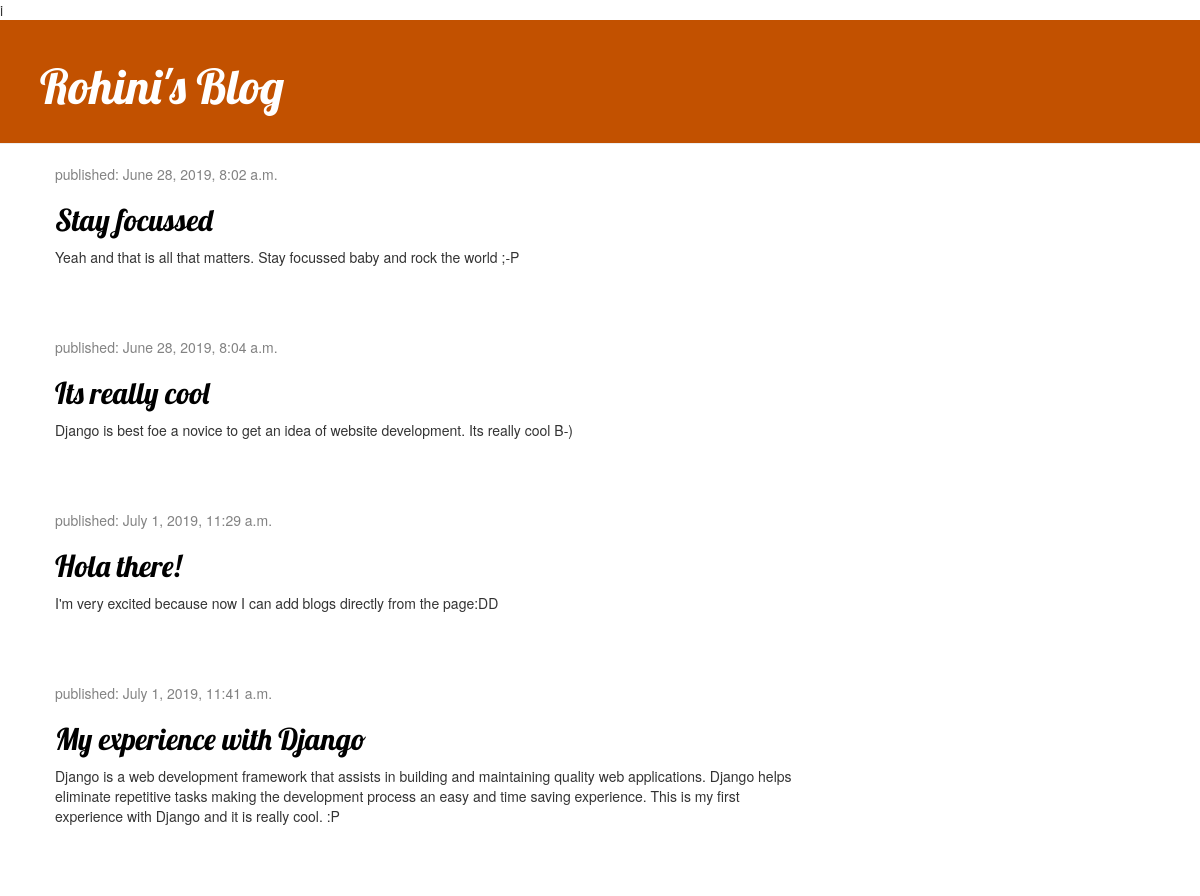
The page / on the database its author committed.
### blog/models.py (models this page shows, shortened)
class Post(models.Model):
    author = models.ForeignKey(settings.AUTH_USER_MODEL, on_delete=models.CASCADE)
    title = models.CharField(max_length=200)
    text = models.TextField()
    created_date = models.DateTimeField(default=timezone.now)
    published_date = models.DateTimeField(blank=True, null=True)

### blog/views.py (the view)
# urls.py: path('', views.post_list, name='post_list'),
def post_list(request):
    posts=Post.objects.filter(published_date__lte=timezone.now()).order_by('published_date')
    return render(request, 'blog/post_list.html', {'posts': posts})

### blog/templates/blog/post_list.html
i{% extends 'blog/base.html' %}
{% block content %}
 	{% for post in posts %}
               		<div class="post">
                   		 <div class="date">
                        			<p>published: {{ post.published_date }}</p>
                   		 </div>
                   				 <h2><a href="{% url 'post_detail' pk=post.pk %}">{{ post.title }}</a></h2>
                   			         <p>{{ post.text|linebreaksbr }}</p>
               		</div>
          {% endfor %}
{% endblock %}

### blog/templates/blog/base.html (shortened to what this page needs)
{% load static %}
<html>
    <head>
        <link rel="stylesheet" href="//maxcdn.bootstrapcdn.com/bootstrap/3.2.0/css/bootstrap.min.css">
        <link rel="stylesheet" href="//maxcdn.bootstrapcdn.com/bootstrap/3.2.0/css/bootstrap-theme.min.css">
        <link rel="stylesheet" href="{% static 'css/blog.css' %}">
    </head>
   <body>
    <div class="page-header">
            <h1><a href="/">Rohini's Blog</a></h1>
    </div>
    <div class="content container">
        <div class="row">
            <div class="col-md-8">
            {% block content %}
            {% endblock %}
            </div>
        </div>
    </div>
</body>
</html>

### blog/static/css/blog.css (style rules this page uses)
.page-header { background-color: #C25100; margin-top: 0; padding: 20px 20px 20px 40px; }
.page-header h1, .page-header h1 a, .page-header h1 a:visited, .page-header h1 a:active { color: #ffffff; font-size: 36pt; text-decoration: none; }
.content { margin-left: 40px; }
h1, h2, h3, h4 { font-family: 'Lobster', cursive; }
.date { color: #828282; }
.post { margin-bottom: 70px; }
.post h2 a, .post h2 a:visited { color: #000000; }

### rows shown on the page
Post: published_date "June 28, 2019, 8:02 a.m.", title "Stay focussed", text "Yeah and that is all that matters. Stay focussed baby and rock the world ;-P"
Post: published_date "June 28, 2019, 8:04 a.m.", title "Its really cool", text "Django is best foe a novice to get an idea of website development. Its really cool B-)"
Post: published_date "July 1, 2019, 11:29 a.m.", title "Hola there!", text "I'm very excited because now I can add blogs directly from the page:DD"
Post: published_date "July 1, 2019, 11:41 a.m.", title "My experience with Django", text "Django is a web development framework that assists in building and maintaining quality web applications. Django helps eliminate repetitive tasks making the development process an easy and time saving experience. This is my first experience with Django and it is really cool. :P"
